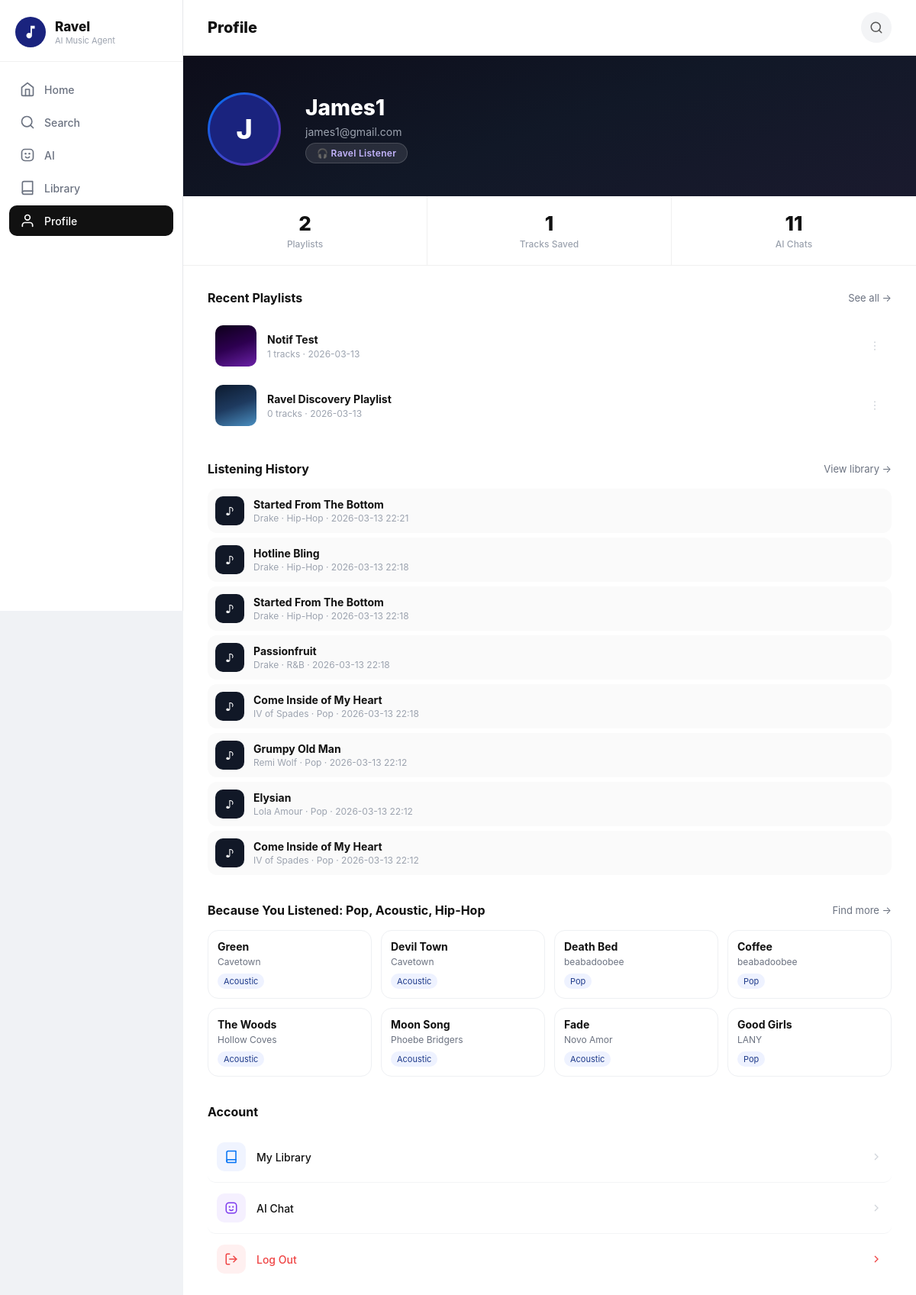
Page /profile (signed in) on the earlier database version.
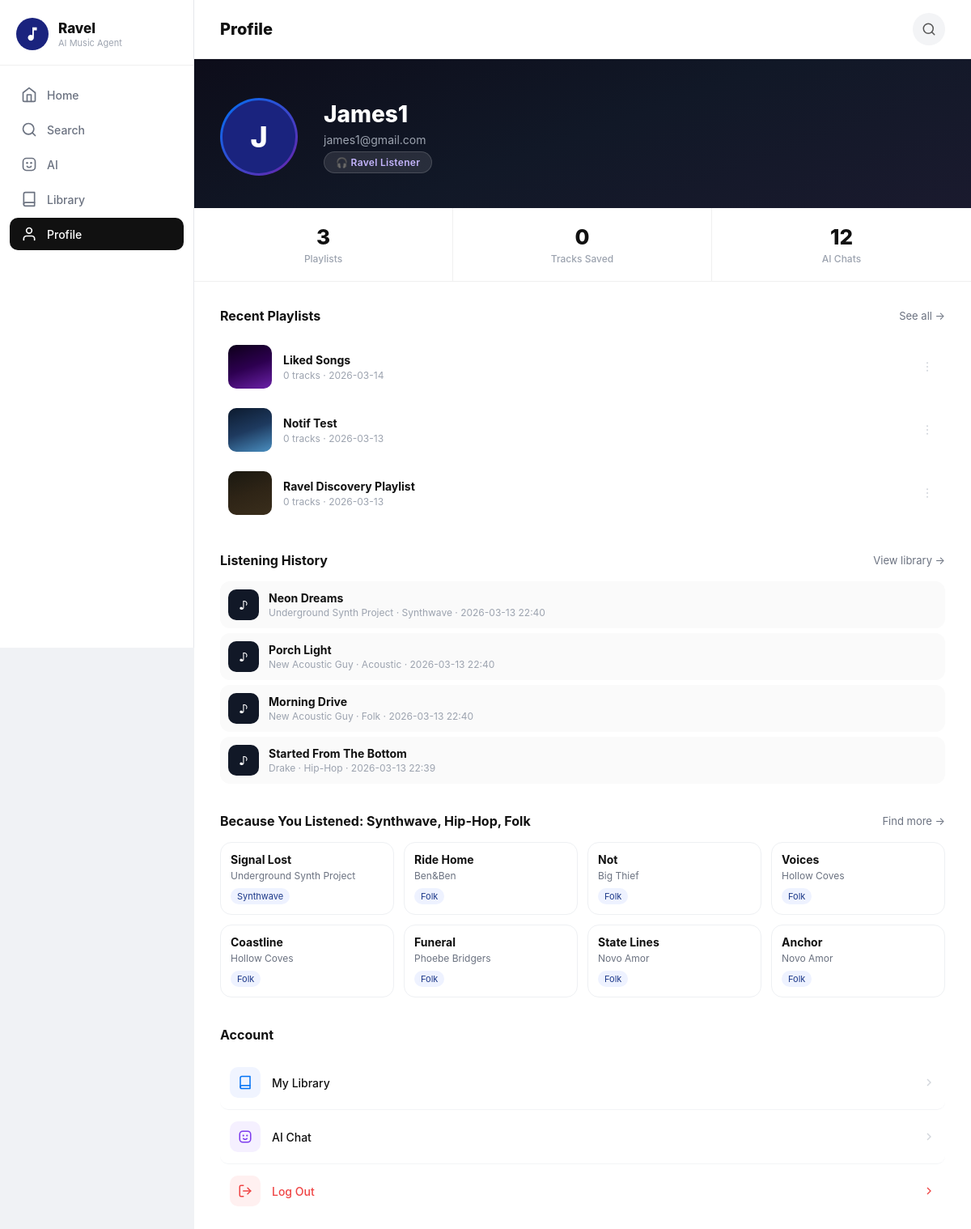
Same page on the later database version.
### tables this page shows
CREATE TABLE Playlist (
        PlaylistID INTEGER PRIMARY KEY AUTOINCREMENT,
        UserID INTEGER,
        GeneratedTitle TEXT,
        DateCreated DATETIME DEFAULT CURRENT_TIMESTAMP,
        FOREIGN KEY (UserID) REFERENCES User(UserID)
    );

CREATE TABLE ListenHistory (
        HistoryID INTEGER PRIMARY KEY AUTOINCREMENT,
        UserID INTEGER,
        TrackID INTEGER,
        Genre TEXT,
        ListenedAt DATETIME DEFAULT CURRENT_TIMESTAMP,
        FOREIGN KEY (UserID) REFERENCES User(UserID),
        FOREIGN KEY (TrackID) REFERENCES Track(TrackID)
    );

CREATE TABLE Track (
        TrackID INTEGER PRIMARY KEY AUTOINCREMENT,
        ArtistID INTEGER,
        Title TEXT NOT NULL,
        Genre TEXT,
        PlayCount INTEGER,
        FOREIGN KEY (ArtistID) REFERENCES Artist(ArtistID)
    );

CREATE TABLE Artist (
        ArtistID INTEGER PRIMARY KEY AUTOINCREMENT,
        Name TEXT NOT NULL,
        StreamCount INTEGER,
        IsUnderrepresented BOOLEAN
    );

### app.py (the view, shortened to what this page needs)
@app.route('/profile')
def profile():
    if 'user_id' not in session:
        return redirect(url_for('login'))
    conn = get_db_connection()
    user = conn.execute('SELECT * FROM User WHERE UserID = ?', (session['user_id'],)).fetchone()
    playlists_data = conn.execute(
        'SELECT * FROM Playlist WHERE UserID = ? ORDER BY DateCreated DESC',
        (session['user_id'],)
    ).fetchall()
    ai_count = conn.execute(
        'SELECT COUNT(*) as cnt FROM AI_Interaction WHERE UserID = ?',
        (session['user_id'],)
    ).fetchone()['cnt']
    recent_listens_rows = conn.execute('''
        SELECT Track.TrackID as track_id, Track.Title as title, Track.Genre as genre,
               Artist.Name as artist, ListenHistory.ListenedAt as listened_at
        FROM ListenHistory
        JOIN Track ON ListenHistory.TrackID = Track.TrackID
        JOIN Artist ON Track.ArtistID = Artist.ArtistID
        WHERE ListenHistory.UserID = ?
        ORDER BY ListenHistory.ListenedAt DESC
        LIMIT 12
    ''', (session['user_id'],)).fetchall()
    top_genres_rows = conn.execute('''
        SELECT Genre, COUNT(*) as cnt
        FROM ListenHistory
        WHERE UserID = ? AND Genre != ''
        GROUP BY Genre
        ORDER BY cnt DESC
        LIMIT 3
    ''', (session['user_id'],)).fetchall()
    top_genres = [r['Genre'] for r in top_genres_rows]
    suggestions_rows = []
    if top_genres:
        genre_placeholders = ','.join('?' * len(top_genres))
        recent_ids = [r['track_id'] for r in recent_listens_rows[:20]]
        id_placeholders = ','.join('?' * len(recent_ids)) if recent_ids else '0'
        query_params = top_genres + recent_ids + [8] if recent_ids else top_genres + [8]
        suggestions_rows = conn.execute(f'''
            SELECT Track.TrackID as track_id, Track.Title as title, Track.Genre as genre,
                   Artist.Name as artist, Artist.IsUnderrepresented as underrep,
                   Artist.StreamCount as stream_count
            FROM Track
            JOIN Artist ON Track.ArtistID = Artist.ArtistID
            WHERE Track.Genre IN ({genre_placeholders})
              AND Track.TrackID NOT IN ({id_placeholders})
            ORDER BY Artist.IsUnderrepresented DESC, Artist.StreamCount ASC, Track.PlayCount ASC
            LIMIT ?
        ''', query_params).fetchall()
    playlists = []
    total_tracks = 0
    for p in playlists_data:
        tracks = conn.execute('''
            SELECT Track.Title, Artist.Name
            FROM Contains
            JOIN Track ON Contains.TrackID = Track.TrackID
            JOIN Artist ON Track.ArtistID = Artist.ArtistID
            WHERE Contains.PlaylistID = ?
        ''', (p['PlaylistID'],)).fetchall()
        total_tracks += len(tracks)
        playlists.append({
            'title': p['GeneratedTitle'],
            'date': p['DateCreated'][:10] if p['DateCreated'] else '',
            'track_count': len(tracks)
        })
    notifications = build_user_notifications(conn, session['user_id'])
    conn.close()
    username = user['Email'].split('@')[0].capitalize() if user else 'User'
    email = user['Email'] if user else ''
    user_type = user['UserType'] if user else 'Listener'
    return render_template('profile.html',
        username=username,
        email=email,
        playlist_count=len(playlists),
        total_tracks=total_tracks,
        ai_count=ai_count,
        playlists=playlists,
        user_type=user_type,
        recent_listens=[dict(r) for r in recent_listens_rows],
        suggestions=[dict(r) for r in suggestions_rows],
        top_genres=top_genres,
        notifications=notifications
    )

### app.py (called while the page is built)
def get_db_connection():
    conn = sqlite3.connect('ravel_database.db')
    conn.row_factory = sqlite3.Row
    return conn

def _fmt_relative_time(ts):
    if not ts:
        return 'Recently'
    try:
        dt = datetime.strptime(ts[:19], '%Y-%m-%d %H:%M:%S')
        delta = datetime.now() - dt
        secs = max(int(delta.total_seconds()), 0)
        if secs < 60:
            return 'Just now'
        if secs < 3600:
            return f'{secs // 60} min ago'
        if secs < 86400:
            return f'{secs // 3600} hr ago'
        if secs < 604800:
            return f'{secs // 86400} day ago' if secs < 172800 else f'{secs // 86400} days ago'
        return dt.strftime('%b %d')
    except Exception:
        return 'Recently'

### templates/profile.html (shortened to what the changed rows need)
﻿<!DOCTYPE html>
<html lang="en">
<head>
</head>
<body>
<div class="sidebar">
    <div class="sidebar-logo">
        <div class="sidebar-brand"><h2>Ravel</h2><p>AI Music Agent</p></div>
    </div>
</div>
<div class="main-content">
    <div class="stats-row">
        <div class="stat-cell"><span class="stat-value">{{ playlist_count }}</span><span class="stat-label">Playlists</span></div>
        <div class="stat-cell"><span class="stat-value">{{ total_tracks }}</span><span class="stat-label">Tracks Saved</span></div>
        <div class="stat-cell"><span class="stat-value">{{ ai_count }}</span><span class="stat-label">AI Chats</span></div>
    </div>
    <div class="content-area">
        <div class="section">
            {% if playlists %}
            <div class="playlist-list">
                {% for pl in playlists[:4] %}
                <div class="playlist-row" onclick="window.location.href='/library'">
                    <div class="pl-thumb" style="background:linear-gradient(160deg,
                        {% if loop.index % 5 == 1 %}#0d0019 0%,#2d0050 50%,#6b21a8 100%
                        {% elif loop.index % 5 == 2 %}#0c1a2e 0%,#1e3a5f 50%,#4a8fc1 100%
                        {% elif loop.index % 5 == 3 %}#1a1810 0%,#2e2416 50%,#3a2e1c 100%
                        {% elif loop.index % 5 == 4 %}#0f0f0f 0%,#1c1c1c 50%,#2a2219 100%
                        {% else %}#1a1a2e 0%,#16213e 50%,#0f3460 100%{% endif %});"></div>
                    <div class="pl-info">
                        <div class="pl-title">{{ pl.title }}</div>
                        <div class="pl-meta">{{ pl.track_count }} tracks &middot; {{ pl.date }}</div>
                    </div>
                    <button class="pl-more" aria-label="More">
                        <svg width="16" height="16" viewBox="0 0 24 24" fill="currentColor"><circle cx="12" cy="5" r="1.5"/><circle cx="12" cy="12" r="1.5"/><circle cx="12" cy="19" r="1.5"/></svg>
                    </button>
                </div>
                {% endfor %}
            </div>
            {% endif %}
        </div>
        <div class="section">
            {% if recent_listens %}
            <div class="history-list">
                {% for item in recent_listens[:8] %}
                <div class="history-row">
                    <div class="history-dot">♪</div>
                    <div class="history-info">
                        <div class="history-title">{{ item.title }}</div>
                        <div class="history-meta">{{ item.artist }} &middot; {{ item.genre or 'Unknown genre' }} &middot; {{ item.listened_at[:16] if item.listened_at else '' }}</div>
                    </div>
                </div>
                {% endfor %}
            </div>
            {% else %}
            <div class="empty-playlists">No listening history yet. Play tracks from Search, AI, or Library to build your profile.</div>
            {% endif %}
        </div>
        <div class="section">
            <div class="section-header">
                <span class="section-title">Because You Listened{% if top_genres %}: {{ top_genres | join(', ') }}{% endif %}</span>
                <a class="see-all" href="/search">Find more &rarr;</a>
            </div>
            {% if suggestions %}
            <div class="sugg-grid">
                {% for s in suggestions[:8] %}
                <div class="sugg-card js-sugg-card" data-track-id="{{ s.track_id }}" data-title="{{ s.title | e }}" data-artist="{{ s.artist | e }}" data-genre="{{ (s.genre or '') | e }}">
                    <div class="sugg-title">{{ s.title }}</div>
                    <div class="sugg-meta">{{ s.artist }}</div>
                    <span class="genre-chip">{{ s.genre or 'Unknown' }}</span>
                </div>
                {% endfor %}
            </div>
            {% else %}
            <div class="empty-playlists">No track suggestions yet. Start listening to get personalized recommendations.</div>
            {% endif %}
        </div>
    </div>
</div>
</body>
</html>

Differences in the rows shown:
removed ListenHistory: title "Started From The Bottom", artist "Drake", Genre "Hip-Hop", ListenedAt "2026-03-13 22:21"
removed ListenHistory: title "Hotline Bling", artist "Drake", Genre "Hip-Hop", ListenedAt "2026-03-13 22:18"
removed ListenHistory: title "Started From The Bottom", artist "Drake", Genre "Hip-Hop", ListenedAt "2026-03-13 22:18"
removed ListenHistory: title "Passionfruit", artist "Drake", Genre "R&B", ListenedAt "2026-03-13 22:18"
removed ListenHistory: title "Come Inside of My Heart", artist "IV of Spades", Genre "Pop", ListenedAt "2026-03-13 22:18"
removed ListenHistory: title "Grumpy Old Man", artist "Remi Wolf", Genre "Pop", ListenedAt "2026-03-13 22:12"
removed ListenHistory: title "Elysian", artist "Lola Amour", Genre "Pop", ListenedAt "2026-03-13 22:12"
removed ListenHistory: title "Come Inside of My Heart", artist "IV of Spades", Genre "Pop", ListenedAt "2026-03-13 22:12"
no longer on this page (row unchanged): Track: title "Green", artist "Cavetown", Genre "Acoustic"
no longer on this page (row unchanged): Track: title "Devil Town", artist "Cavetown", Genre "Acoustic"
no longer on this page (row unchanged): Track: title "Death Bed", artist "beabadoobee", Genre "Pop"
no longer on this page (row unchanged): Track: title "Coffee", artist "beabadoobee", Genre "Pop"
no longer on this page (row unchanged): Track: title "The Woods", artist "Hollow Coves", Genre "Acoustic"
no longer on this page (row unchanged): Track: title "Moon Song", artist "Phoebe Bridgers", Genre "Acoustic"
no longer on this page (row unchanged): Track: title "Fade", artist "Novo Amor", Genre "Acoustic"
no longer on this page (row unchanged): Track: title "Good Girls", artist "LANY", Genre "Pop"
added Playlist: title "Liked Songs", track_count "0", date "2026-03-14"
computed for Playlist "Notif Test": track_count "1" → "0"
added ListenHistory: title "Neon Dreams", artist "Underground Synth Project", Genre "Synthwave", ListenedAt "2026-03-13 22:40"
added ListenHistory: title "Porch Light", artist "New Acoustic Guy", Genre "Acoustic", ListenedAt "2026-03-13 22:40"
added ListenHistory: title "Morning Drive", artist "New Acoustic Guy", Genre "Folk", ListenedAt "2026-03-13 22:40"
added ListenHistory: title "Started From The Bottom", artist "Drake", Genre "Hip-Hop", ListenedAt "2026-03-13 22:39"
now on this page (row unchanged): Track: title "Signal Lost", artist "Underground Synth Project", Genre "Synthwave"
now on this page (row unchanged): Track: title "Ride Home", artist "Ben&Ben", Genre "Folk"
now on this page (row unchanged): Track: title "Not", artist "Big Thief", Genre "Folk"
now on this page (row unchanged): Track: title "Voices", artist "Hollow Coves", Genre "Folk"
now on this page (row unchanged): Track: title "Coastline", artist "Hollow Coves", Genre "Folk"
now on this page (row unchanged): Track: title "Funeral", artist "Phoebe Bridgers", Genre "Folk"
now on this page (row unchanged): Track: title "State Lines", artist "Novo Amor", Genre "Folk"
now on this page (row unchanged): Track: title "Anchor", artist "Novo Amor", Genre "Folk"
Other differences:
{{ playlist_count }}: "2" → "3"
{{ total_tracks }}: "1" → "0"
{{ ai_count }}: "11" → "12"
{{ top_genres | join(', ') }}: "Pop, Acoustic, Hip-Hop" → "Synthwave, Hip-Hop, Folk"
